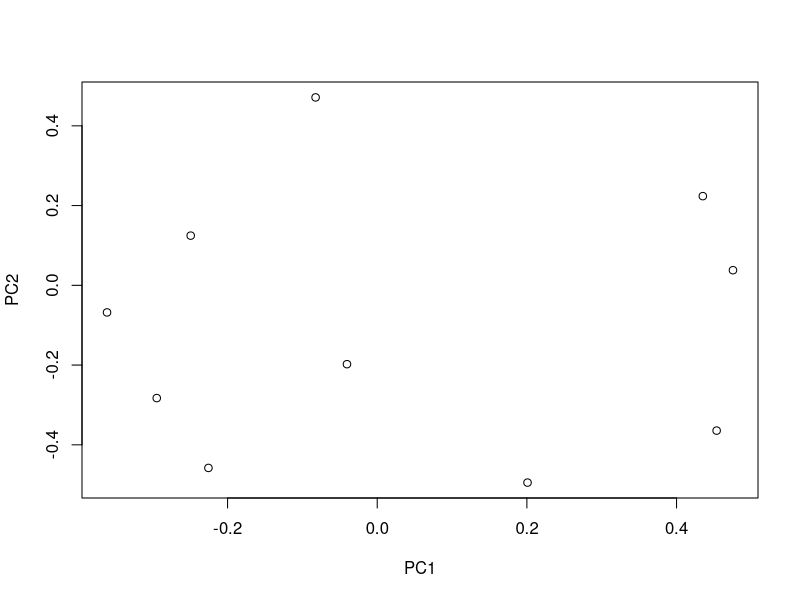
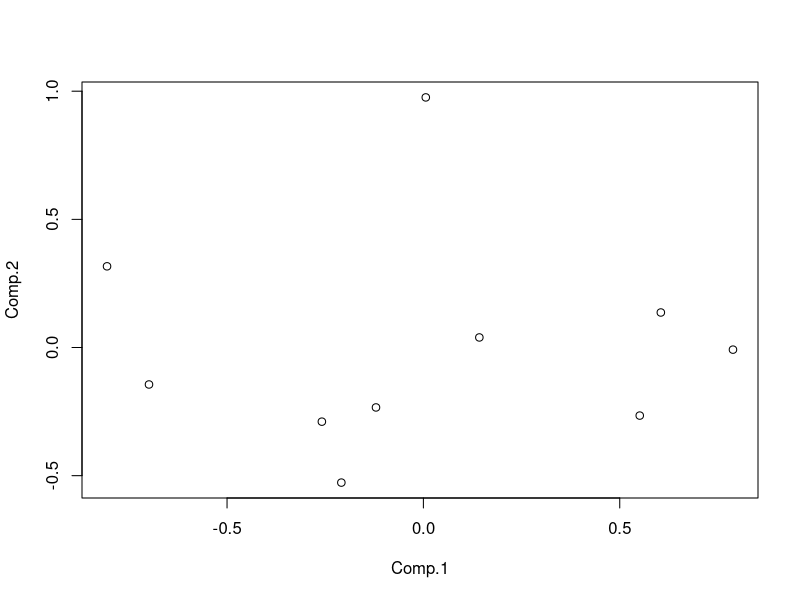
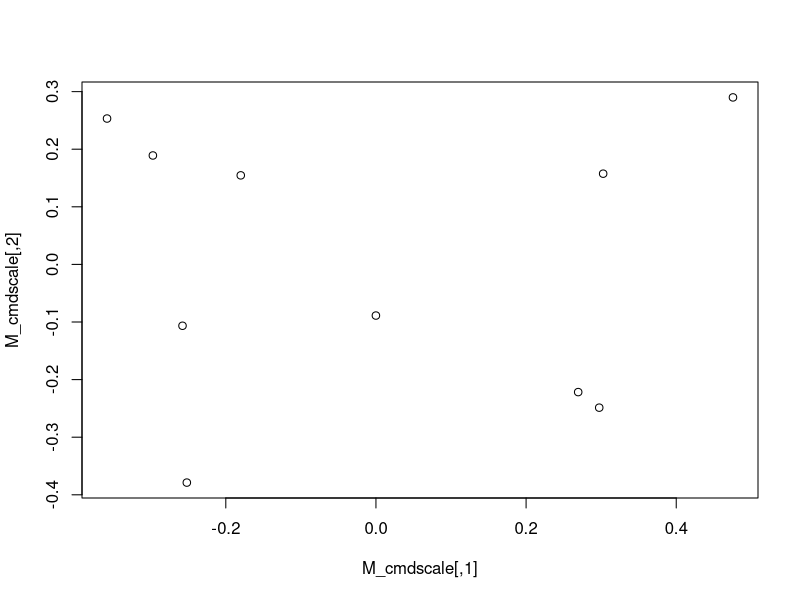

Reproduce these figures in R, in order.
## ---- chunk 1
set.seed(547913)
x <- runif(100)
M <- matrix(x, ncol = 10, nrow = 10)
## ---- chunk 2
stats:::prcomp.default
M_prcomp <- prcomp(M)
plot(M_prcomp$rotation)
M_prcomp$rotation[1:10, 1:2]
## ---- chunk 3
stats:::princomp.default
M_princomp <- princomp(M)
plot(M_princomp$scores)
M_princomp$scores[1:10, 1:2]
## ---- chunk 4
cmdscale
M_dist <- as.dist(M)
M_cmdscale <- cmdscale(M_dist)
plot(M_cmdscale)
